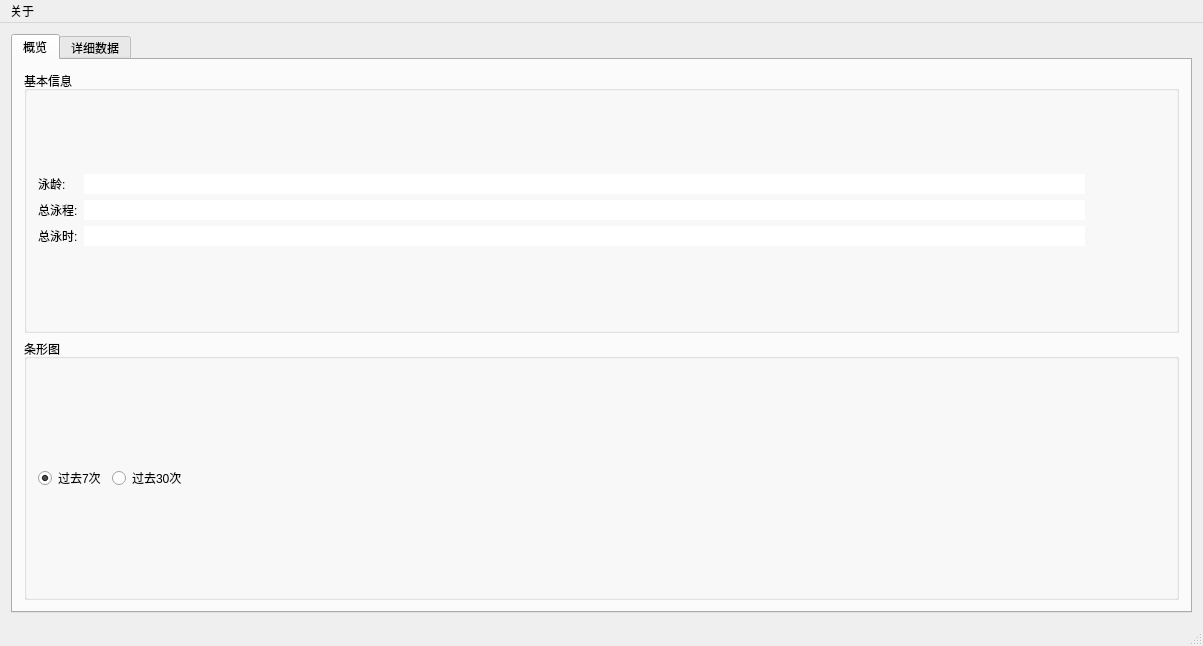
<?xml version="1.0" encoding="UTF-8"?>
<ui version="4.0">
 <class>MainWindow</class>
 <widget class="QMainWindow" name="MainWindow">
  <property name="geometry">
   <rect>
    <x>0</x>
    <y>0</y>
    <width>1203</width>
    <height>646</height>
   </rect>
  </property>
  <property name="windowTitle">
   <string>游泳健将</string>
  </property>
  <property name="windowIcon">
   <iconset resource="resources.qrc">
    <normaloff>:/picture/pic/swim.png</normaloff>:/picture/pic/swim.png</iconset>
  </property>
  <property name="autoFillBackground">
   <bool>false</bool>
  </property>
  <property name="tabShape">
   <enum>QTabWidget::Triangular</enum>
  </property>
  <widget class="QWidget" name="centralWidget">
   <layout class="QVBoxLayout" name="verticalLayout_7">
    <item>
     <widget class="QTabWidget" name="tabWidget">
      <property name="currentIndex">
       <number>0</number>
      </property>
      <widget class="QWidget" name="tab">
       <attribute name="title">
        <string>概览</string>
       </attribute>
       <layout class="QVBoxLayout" name="verticalLayout_3">
        <item>
         <widget class="QGroupBox" name="groupBox">
          <property name="title">
           <string>基本信息</string>
          </property>
          <layout class="QVBoxLayout" name="verticalLayout_2">
           <item>
            <layout class="QGridLayout" name="gridLayout">
             <item row="1" column="1">
              <widget class="QLineEdit" name="lineEdit_totalDistance">
               <property name="sizePolicy">
                <sizepolicy hsizetype="Minimum" vsizetype="Fixed">
                 <horstretch>0</horstretch>
                 <verstretch>0</verstretch>
                </sizepolicy>
               </property>
               <property name="frame">
                <bool>false</bool>
               </property>
               <property name="readOnly">
                <bool>true</bool>
               </property>
              </widget>
             </item>
             <item row="1" column="0">
              <widget class="QLabel" name="label_2">
               <property name="sizePolicy">
                <sizepolicy hsizetype="Maximum" vsizetype="Preferred">
                 <horstretch>0</horstretch>
                 <verstretch>0</verstretch>
                </sizepolicy>
               </property>
               <property name="layoutDirection">
                <enum>Qt::LeftToRight</enum>
               </property>
               <property name="text">
                <string>总泳程:</string>
               </property>
               <property name="buddy">
                <cstring>lineEdit_totalDistance</cstring>
               </property>
              </widget>
             </item>
             <item row="2" column="2">
              <spacer name="horizontalSpacer_6">
               <property name="orientation">
                <enum>Qt::Horizontal</enum>
               </property>
               <property name="sizeType">
                <enum>QSizePolicy::Maximum</enum>
               </property>
               <property name="sizeHint" stdset="0">
                <size>
                 <width>40</width>
                 <height>20</height>
                </size>
               </property>
              </spacer>
             </item>
             <item row="2" column="1">
              <widget class="QLineEdit" name="lineEdit_totalTime">
               <property name="sizePolicy">
                <sizepolicy hsizetype="Minimum" vsizetype="Fixed">
                 <horstretch>0</horstretch>
                 <verstretch>0</verstretch>
                </sizepolicy>
               </property>
               <property name="minimumSize">
                <size>
                 <width>0</width>
                 <height>0</height>
                </size>
               </property>
               <property name="frame">
                <bool>false</bool>
               </property>
               <property name="readOnly">
                <bool>true</bool>
               </property>
              </widget>
             </item>
             <item row="2" column="0">
              <widget class="QLabel" name="label_3">
               <property name="sizePolicy">
                <sizepolicy hsizetype="Maximum" vsizetype="Preferred">
                 <horstretch>0</horstretch>
                 <verstretch>0</verstretch>
                </sizepolicy>
               </property>
               <property name="layoutDirection">
                <enum>Qt::LeftToRight</enum>
               </property>
               <property name="text">
                <string>总泳时:</string>
               </property>
               <property name="buddy">
                <cstring>lineEdit_totalTime</cstring>
               </property>
              </widget>
             </item>
             <item row="0" column="1">
              <widget class="QLineEdit" name="lineEdit_swimAge">
               <property name="sizePolicy">
                <sizepolicy hsizetype="Minimum" vsizetype="Fixed">
                 <horstretch>0</horstretch>
                 <verstretch>0</verstretch>
                </sizepolicy>
               </property>
               <property name="frame">
                <bool>false</bool>
               </property>
               <property name="readOnly">
                <bool>true</bool>
               </property>
              </widget>
             </item>
             <item row="0" column="2">
              <spacer name="horizontalSpacer_3">
               <property name="orientation">
                <enum>Qt::Horizontal</enum>
               </property>
               <property name="sizeType">
                <enum>QSizePolicy::Maximum</enum>
               </property>
               <property name="sizeHint" stdset="0">
                <size>
                 <width>40</width>
                 <height>20</height>
                </size>
               </property>
              </spacer>
             </item>
             <item row="1" column="2">
              <spacer name="horizontalSpacer_5">
               <property name="orientation">
                <enum>Qt::Horizontal</enum>
               </property>
               <property name="sizeType">
                <enum>QSizePolicy::Maximum</enum>
               </property>
               <property name="sizeHint" stdset="0">
                <size>
                 <width>40</width>
                 <height>20</height>
                </size>
               </property>
              </spacer>
             </item>
             <item row="0" column="0">
              <widget class="QLabel" name="label_4">
               <property name="sizePolicy">
                <sizepolicy hsizetype="Maximum" vsizetype="Preferred">
                 <horstretch>0</horstretch>
                 <verstretch>0</verstretch>
                </sizepolicy>
               </property>
               <property name="layoutDirection">
                <enum>Qt::LeftToRight</enum>
               </property>
               <property name="text">
                <string>泳龄:</string>
               </property>
               <property name="buddy">
                <cstring>lineEdit_swimAge</cstring>
               </property>
              </widget>
             </item>
             <item row="2" column="3">
              <spacer name="horizontalSpacer_4">
               <property name="orientation">
                <enum>Qt::Horizontal</enum>
               </property>
               <property name="sizeType">
                <enum>QSizePolicy::Minimum</enum>
               </property>
               <property name="sizeHint" stdset="0">
                <size>
                 <width>40</width>
                 <height>20</height>
                </size>
               </property>
              </spacer>
             </item>
            </layout>
           </item>
          </layout>
         </widget>
        </item>
        <item>
         <widget class="QGroupBox" name="groupBox_2">
          <property name="title">
           <string>条形图</string>
          </property>
          <layout class="QVBoxLayout" name="verticalLayout_4">
           <item>
            <layout class="QVBoxLayout" name="verticalLayout_barChart">
             <item>
              <layout class="QHBoxLayout" name="horizontalLayout">
               <item>
                <widget class="QRadioButton" name="radioButton_last7times">
                 <property name="text">
                  <string>过去7次</string>
                 </property>
                 <property name="checked">
                  <bool>true</bool>
                 </property>
                </widget>
               </item>
               <item>
                <widget class="QRadioButton" name="radioButton_last30times">
                 <property name="text">
                  <string>过去30次</string>
                 </property>
                </widget>
               </item>
               <item>
                <spacer name="horizontalSpacer">
                 <property name="orientation">
                  <enum>Qt::Horizontal</enum>
                 </property>
                 <property name="sizeHint" stdset="0">
                  <size>
                   <width>40</width>
                   <height>20</height>
                  </size>
                 </property>
                </spacer>
               </item>
              </layout>
             </item>
            </layout>
           </item>
          </layout>
         </widget>
        </item>
       </layout>
      </widget>
      <widget class="QWidget" name="tab_2">
       <attribute name="title">
        <string>详细数据</string>
       </attribute>
       <layout class="QHBoxLayout" name="horizontalLayout_2">
        <item>
         <widget class="QTableView" name="tableView_dataDisplay">
          <property name="autoFillBackground">
           <bool>true</bool>
          </property>
          <property name="alternatingRowColors">
           <bool>true</bool>
          </property>
          <property name="selectionMode">
           <enum>QAbstractItemView::SingleSelection</enum>
          </property>
          <property name="selectionBehavior">
           <enum>QAbstractItemView::SelectRows</enum>
          </property>
          <property name="gridStyle">
           <enum>Qt::DashLine</enum>
          </property>
          <attribute name="horizontalHeaderCascadingSectionResizes">
           <bool>true</bool>
          </attribute>
          <attribute name="horizontalHeaderShowSortIndicator" stdset="0">
           <bool>true</bool>
          </attribute>
          <attribute name="horizontalHeaderStretchLastSection">
           <bool>true</bool>
          </attribute>
         </widget>
        </item>
        <item>
         <layout class="QVBoxLayout" name="verticalLayout">
          <item>
           <widget class="QPushButton" name="pushButton_addRecord">
            <property name="text">
             <string>添加</string>
            </property>
           </widget>
          </item>
          <item>
           <widget class="QPushButton" name="pushButton_delete">
            <property name="text">
             <string>删除</string>
            </property>
           </widget>
          </item>
          <item>
           <widget class="QPushButton" name="pushButton_clear">
            <property name="text">
             <string>清空</string>
            </property>
           </widget>
          </item>
          <item>
           <spacer name="verticalSpacer">
            <property name="orientation">
             <enum>Qt::Vertical</enum>
            </property>
            <property name="sizeHint" stdset="0">
             <size>
              <width>20</width>
              <height>40</height>
             </size>
            </property>
           </spacer>
          </item>
         </layout>
        </item>
       </layout>
      </widget>
     </widget>
    </item>
   </layout>
  </widget>
  <widget class="QMenuBar" name="menuBar">
   <property name="geometry">
    <rect>
     <x>0</x>
     <y>0</y>
     <width>1203</width>
     <height>28</height>
    </rect>
   </property>
   <widget class="QMenu" name="menu">
    <property name="title">
     <string>关于</string>
    </property>
    <addaction name="actionDisplay"/>
   </widget>
   <addaction name="menu"/>
  </widget>
  <widget class="QStatusBar" name="statusBar"/>
  <action name="actionDisplay">
   <property name="text">
    <string>设置</string>
   </property>
  </action>
 </widget>
 <layoutdefault spacing="6" margin="11"/>
 <tabstops>
  <tabstop>tabWidget</tabstop>
  <tabstop>radioButton_last7times</tabstop>
  <tabstop>radioButton_last30times</tabstop>
  <tabstop>pushButton_addRecord</tabstop>
  <tabstop>pushButton_delete</tabstop>
  <tabstop>pushButton_clear</tabstop>
  <tabstop>tableView_dataDisplay</tabstop>
 </tabstops>
 <resources>
  <include location="resources.qrc"/>
 </resources>
 <connections/>
</ui>
